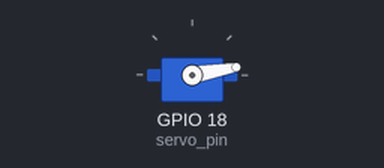
Recording of a program running on a simulated Raspberry Pi (BCM pin numbers). On the bench: servo. Servo angles are drawn from the pulse width (0.5 ms = 0°, 2.5 ms = 180°).

Above: at 0.05 s.
At 0.35 s:
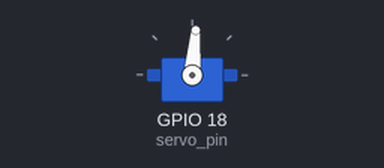
At 0.7 s:
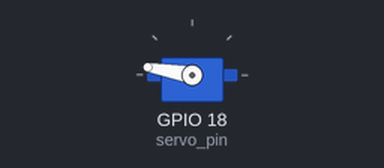
At 1.35 s:
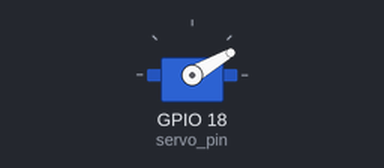
Timing chart, 0 to 3.4 s (numbered marks = the images above):
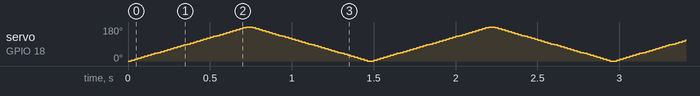

The program:

servo_control_loop.py
```python
import RPi.GPIO as GPIO
import time

# 设置GPIO模式为BCM
GPIO.setmode(GPIO.BCM)

# 定义舵机引脚
servo_pin = 18

# 设置舵机引脚为输出
GPIO.setup(servo_pin, GPIO.OUT)

# 创建PWM对象
pwm = GPIO.PWM(servo_pin, 50)  # 使用50Hz的频率

# 启动PWM
pwm.start(0)

# 定义函数控制舵机旋转到指定角度
def rotate(angle):
    # 将角度转换为占空比
    duty_cycle = ((angle / 180.0) * 10) + 2.5
    # 设置舵机占空比
    pwm.ChangeDutyCycle(duty_cycle)
    time.sleep(0.02)  # 控制舵机速度的延迟

try:
    while True:
        # 逆时针方向旋转
        for angle in range(0, 181, 5):
            rotate(angle)
        # 顺时针方向旋转
        for angle in range(180, -1, -5):
            rotate(angle)

except KeyboardInterrupt:
    pass

# 停止PWM
pwm.stop()

# 清理GPIO引脚
GPIO.cleanup()
```
